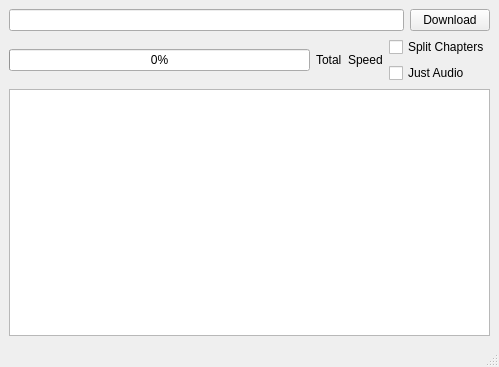
<?xml version="1.0" encoding="UTF-8"?>
<ui version="4.0">
 <class>MainWindow</class>
 <widget class="QMainWindow" name="MainWindow">
  <property name="geometry">
   <rect>
    <x>0</x>
    <y>0</y>
    <width>499</width>
    <height>367</height>
   </rect>
  </property>
  <property name="windowTitle">
   <string>MainWindow</string>
  </property>
  <widget class="QWidget" name="centralwidget">
   <property name="sizePolicy">
    <sizepolicy hsizetype="Expanding" vsizetype="Expanding">
     <horstretch>0</horstretch>
     <verstretch>0</verstretch>
    </sizepolicy>
   </property>
   <layout class="QVBoxLayout" name="verticalLayout_4">
    <item>
     <layout class="QVBoxLayout" name="verticalLayout_3">
      <item>
       <layout class="QHBoxLayout" name="horizontalLayout_2">
        <item>
         <widget class="QLineEdit" name="urlInput">
          <property name="sizePolicy">
           <sizepolicy hsizetype="Expanding" vsizetype="Fixed">
            <horstretch>0</horstretch>
            <verstretch>0</verstretch>
           </sizepolicy>
          </property>
         </widget>
        </item>
        <item>
         <widget class="QPushButton" name="pushButton">
          <property name="maximumSize">
           <size>
            <width>80</width>
            <height>22</height>
           </size>
          </property>
          <property name="text">
           <string>Download</string>
          </property>
         </widget>
        </item>
       </layout>
      </item>
      <item>
       <layout class="QHBoxLayout" name="horizontalLayout_4">
        <item>
         <layout class="QHBoxLayout" name="horizontalLayout">
          <item>
           <widget class="QProgressBar" name="progressBar">
            <property name="value">
             <number>0</number>
            </property>
           </widget>
          </item>
          <item>
           <widget class="QLabel" name="totalLabel">
            <property name="maximumSize">
             <size>
              <width>377</width>
              <height>59</height>
             </size>
            </property>
            <property name="text">
             <string>Total</string>
            </property>
           </widget>
          </item>
          <item>
           <widget class="QLabel" name="speedLabel">
            <property name="maximumSize">
             <size>
              <width>377</width>
              <height>59</height>
             </size>
            </property>
            <property name="text">
             <string>Speed</string>
            </property>
           </widget>
          </item>
          <item>
           <layout class="QVBoxLayout" name="verticalLayout_2">
            <item>
             <widget class="QCheckBox" name="splitChaptersCheckbox">
              <property name="text">
               <string>Split Chapters</string>
              </property>
             </widget>
            </item>
            <item>
             <widget class="QCheckBox" name="justAudioCheckBox">
              <property name="text">
               <string>Just Audio</string>
              </property>
             </widget>
            </item>
           </layout>
          </item>
         </layout>
        </item>
       </layout>
      </item>
     </layout>
    </item>
    <item>
     <widget class="QListWidget" name="listWidget"/>
    </item>
   </layout>
  </widget>
  <widget class="QMenuBar" name="menubar">
   <property name="geometry">
    <rect>
     <x>0</x>
     <y>0</y>
     <width>499</width>
     <height>19</height>
    </rect>
   </property>
  </widget>
  <widget class="QStatusBar" name="statusbar"/>
 </widget>
 <resources/>
 <connections/>
</ui>
